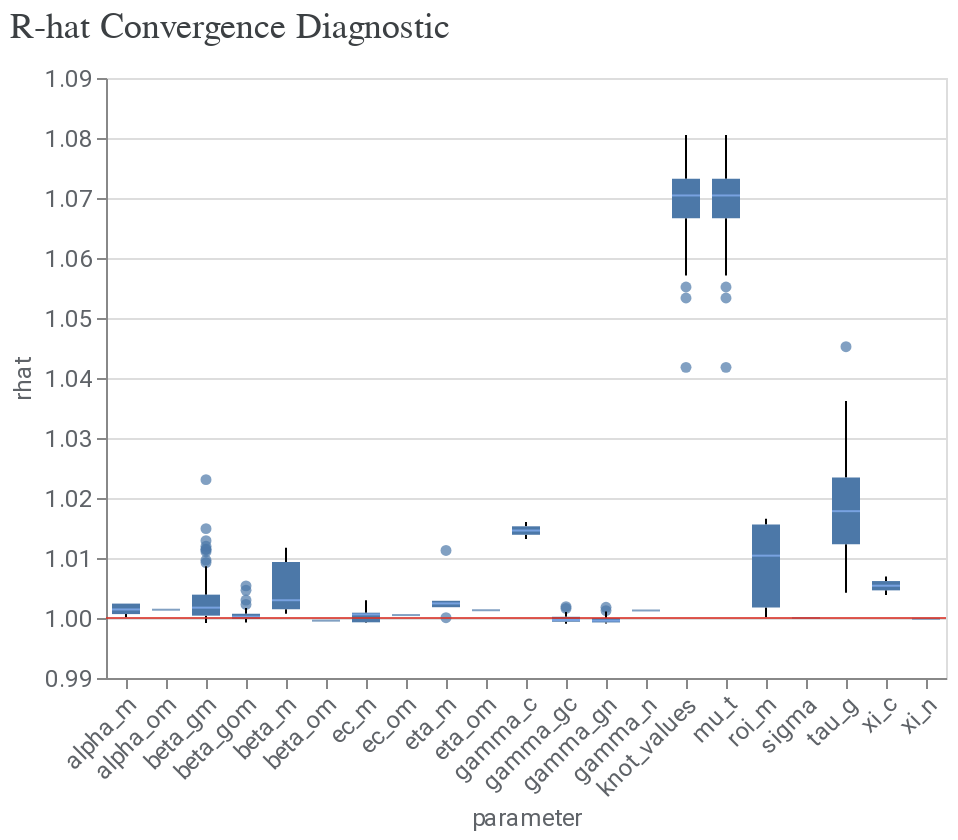

Here is the notebook cell this chart was saved with:
### Markdown cell above
R-hat close to 1.0 indicate convergence. R-hat < 1.2 indicates approximate convergence and is a reasonable threshold for many problems.

### Code cell
model_diagnostics = visualizer.ModelDiagnostics(mmm)
model_diagnostics.plot_rhat_boxplot()

### Figure 1 — Vega-Lite specification as saved in the notebook (floating-point values rounded to 4 significant figures; data arrays with more than 128 entries replaced by an {"elided": "..."} marker saying what was removed)
{"config": {"view": {"continuousWidth": 400, "continuousHeight": 300}, "axis": {"labelColor": "#5F6368", "labelFont": "Roboto", "labelFontSize": 12, "titleColor": "#5F6368", "titleFont": "Roboto", "titleFontSize": 12, "titleFontWeight": "normal"}}, "layer": [{"data": {"name": "data-848f555136940015c2a24a620594dbd1"}, "mark": {"type": "boxplot", "median": {"color": "#8AB4F8"}, "outliers": {"filled": true}}, "encoding": {"x": {"axis": {"labelAngle": -45}, "field": "parameter", "type": "nominal"}, "y": {"field": "rhat", "scale": {"zero": false}, "type": "quantitative"}}}, {"data": {"name": "empty"}, "mark": {"type": "rule", "color": "#D93025", "opacity": 0.8}, "encoding": {"y": {"datum": 1}}}], "title": {"text": "R-hat Convergence Diagnostic", "anchor": "start", "color": "#3C4043", "font": "Google Sans Display", "fontSize": 18, "fontWeight": "normal", "offset": 10}, "$schema": "https://vega.github.io/schema/vega-lite/v4.17.0.json", "datasets": {"data-848f555136940015c2a24a620594dbd1": {"elided": "747 records"}, "empty": [{}]}}
